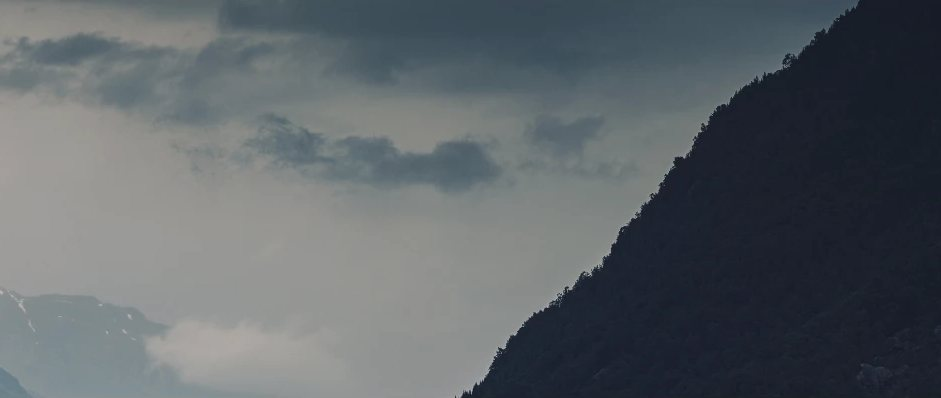
#> input picture analytika/tools/hero-crop.jpg, 941 x 398 px
$ python photo-neutral.py hero-crop.jpg out.png
#> lines starting #> are read from the running program, lines starting #| are printed output that depends on the picture
#!/usr/bin/env python3
"""Turn a warm-toned black-and-white photograph into neutral greys, lift the clarity a little and add film grain.
Needs Pillow and numpy.  Usage: photo-neutral.py IN OUT [--grain STD] [--lift GAMMA] [--ref REFERENCE.png]
STD is the grain strength as the standard deviation (in 0-255 levels) of the fine noise on a flat wall.
The first whiteboard photograph (assets/photo/tavler-original.png) measures about 2.2 there."""
import sys, argparse
import numpy as np
from PIL import Image, ImageFilter

ap = argparse.ArgumentParser()
ap.add_argument('src'); ap.add_argument('dst')
ap.add_argument('--grain', type=float, default=2.2)
ap.add_argument('--lift', type=float, default=0.88, help='gamma below 1 brightens the mid-tones')
ap.add_argument('--scale', type=float, default=1.0)
ap.add_argument('--seed', type=int, default=7)
a = ap.parse_args()

im = Image.open(a.src).convert('RGB')
#> im is the input picture: PIL image 941x398 RGB; mean R, G, B 92.6, 98.8, 103.2
if a.scale != 1.0:
    im = im.resize((round(im.width * a.scale), round(im.height * a.scale)), Image.LANCZOS)
rgb = np.asarray(im).astype(np.float64) / 255
# neutral luminance (Rec. 709), so no colour cast is left at all
L = 0.2126 * rgb[..., 0] + 0.7152 * rgb[..., 1] + 0.0722 * rgb[..., 2]
# levels: black point and white point from the picture itself, then a gentle lift and S-curve
lo, hi = np.percentile(L, 0.4), np.percentile(L, 99.6)
#> lo = 0.11; hi = 0.653
L = np.clip((L - lo) / (hi - lo), 0, 1) ** a.lift
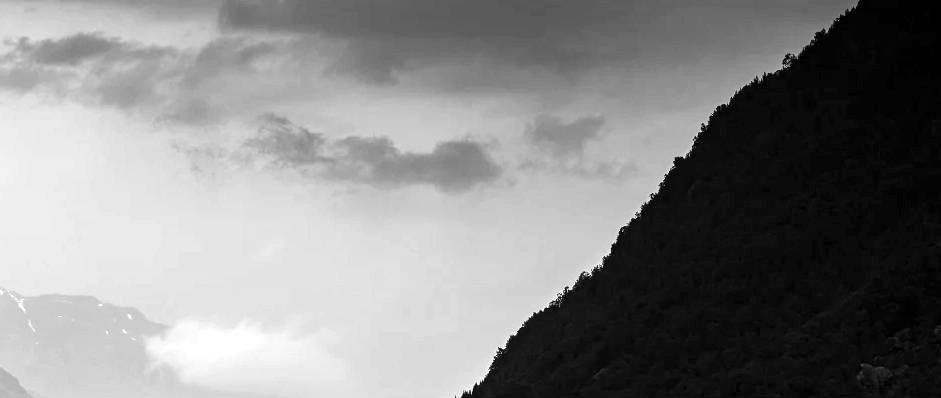
#> L: shape (398, 941) float64; min 0, max 1, mean 0.527
L = L + 0.10 * np.sin(2 * np.pi * (L - 0.5) * 0.5) * (1 - np.abs(2 * L - 1)) * 2  # soft S-curve
L = np.clip(L, 0, 1)
g = Image.fromarray((L * 255).round().astype('uint8'))
# clarity: broad local contrast, then fine sharpening
g = g.filter(ImageFilter.UnsharpMask(radius=28 * a.scale, percent=28, threshold=0))
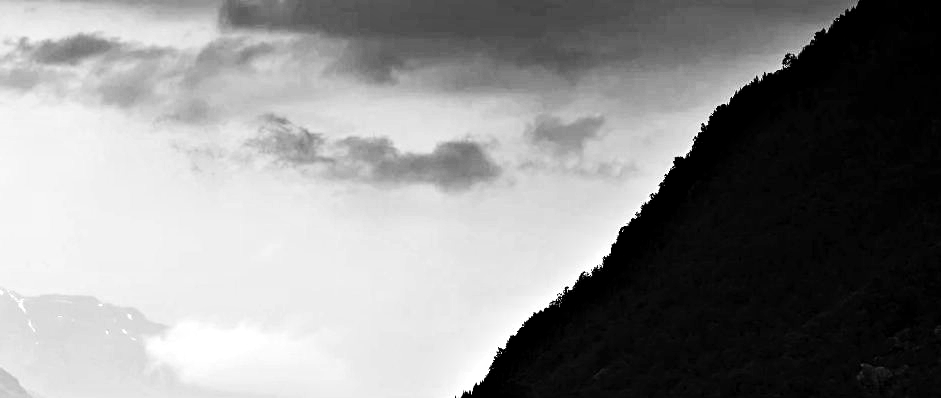
#> g: PIL image 941x398 L; min 0, max 255, mean 139.7
g = g.filter(ImageFilter.UnsharpMask(radius=1.1 * a.scale, percent=70, threshold=2))
L = np.asarray(g).astype(np.float64)
# film grain: soft noise, strongest in the mid-tones, weaker in deep shadow and pure white
rng = np.random.default_rng(a.seed)
n = rng.standard_normal(L.shape)
n = np.asarray(Image.fromarray(((n * 40) + 128).clip(0, 255).astype('uint8')).filter(ImageFilter.GaussianBlur(0.65 * a.scale))).astype(np.float64) - 128
n /= n.std()
w = 0.55 + 0.45 * (1 - (np.abs(L / 255 - 0.5) * 2) ** 2)
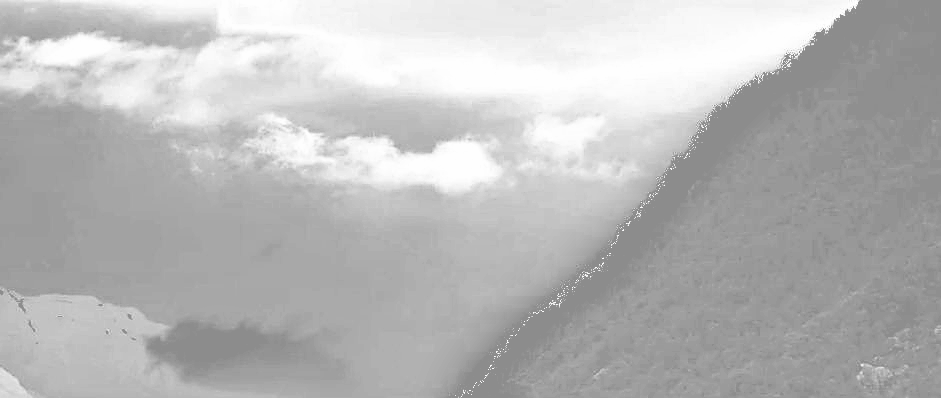
#> w: shape (398, 941) float64; min 0.55, max 1, mean 0.724
# measure the fine noise the picture already has on its flattest area and add only what is missing to reach the target
blur = np.asarray(Image.fromarray(L.astype('uint8')).filter(ImageFilter.GaussianBlur(3 * a.scale))).astype(np.float64)
hf = L - blur
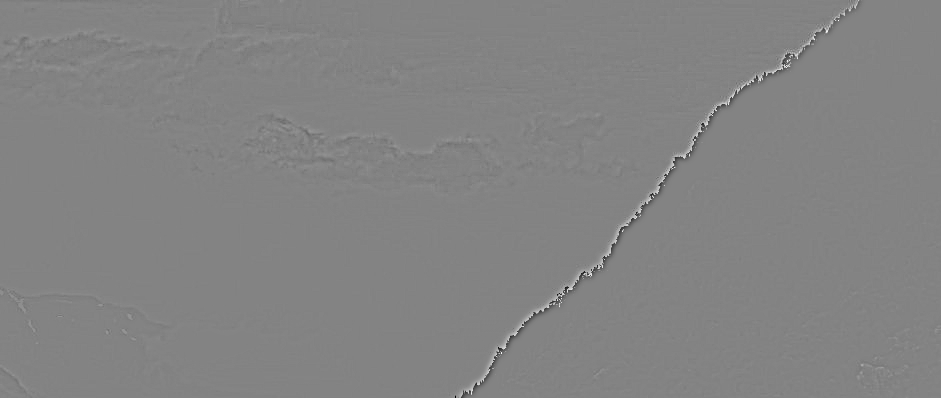
#> hf: shape (398, 941) float64; min -231, max 217, mean 0; drawn with min black and max white
tile = 64
best = min(((hf[y:y + tile, x:x + tile].std(), y, x) for y in range(0, L.shape[0] - tile, tile) for x in range(0, L.shape[1] - tile, tile) if 60 < L[y:y + tile, x:x + tile].mean() < 200), default=(0, 0, 0))
#> best = (1.68, 0, 448)
have = best[0]
#> have = 1.68
add = np.sqrt(max(a.grain ** 2 - have ** 2, 0.0))
#> add = 1.42
out = np.clip(L + n * w * add * 1.0, 0, 255)
Image.fromarray(out.round().astype('uint8')).save(a.dst, quality=92, optimize=True, progressive=True, subsampling=0)
chk = out - np.asarray(Image.fromarray(out.round().astype('uint8')).filter(ImageFilter.GaussianBlur(3 * a.scale))).astype(np.float64)
y, x = best[1], best[2]
#> y = 0; x = 448
print(f'{a.dst}: flat-area noise {have:.2f} -> {chk[y:y+tile, x:x+tile].std():.2f} (target {a.grain})  mean grey {out.mean():.0f}  size {Image.open(a.dst).size}')
#| out.png: flat-area noise 1.68 -> 2.17 (target 2.2)  mean grey 140  size (941, 398)
